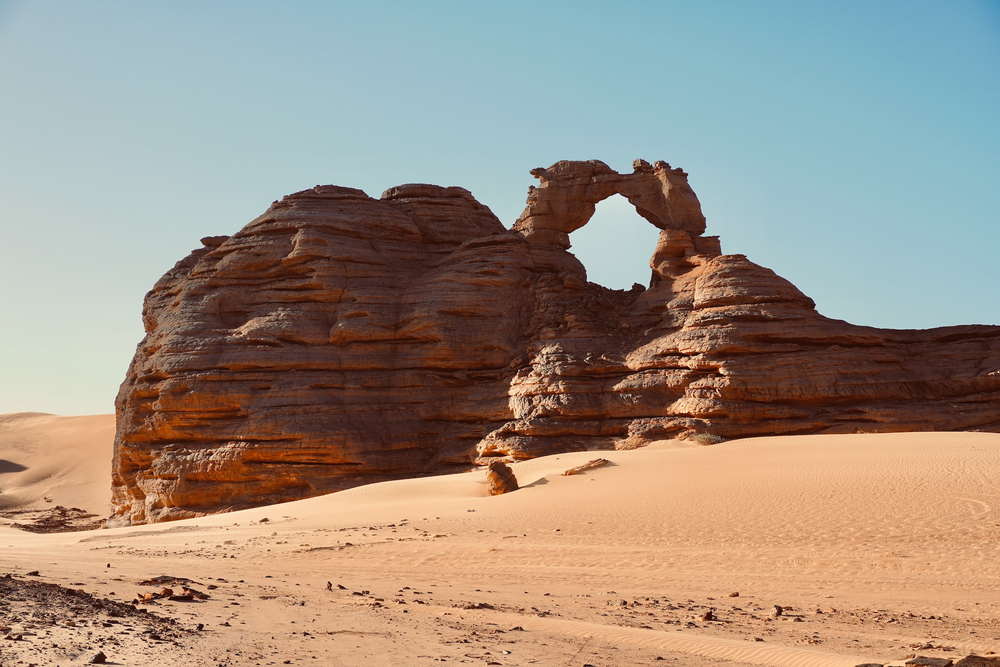
#> input picture lab3/images/test_image.png, 1000 x 667 px, shrunk from 2400 x 1600 before the run
$ python test1.py
#> lines starting #> are read from the running program, lines starting #| are printed output that depends on the picture
"""Function definitions that are used in LSB steganography."""

from matplotlib import pyplot as plt
import numpy as np
import binascii
import cv2 as cv
import math
from scipy.fftpack import dct, idct

plt.rcParams["figure.figsize"] = (18, 10)


def encode_as_binary_array(msg):
    """Encode a message as a binary string."""
    msg = msg.encode("utf-8")
    msg = msg.hex()
    msg = [msg[i:i + 2] for i in range(0, len(msg), 2)]
    msg = ["{:08b}".format(int(el, base=16)) for el in msg]
    return "".join(msg)


def decode_from_binary_array(array):
    """Decode a binary string to utf8."""
    array = [array[i:i+8] for i in range(0, len(array), 8)]
    if len(array[-1]) != 8:
        array[-1] = array[-1] + "0" * (8 - len(array[-1]))
    array = ["{:02x}".format(int(el, 2)) for el in array]
    array = "".join(array)
    result = binascii.unhexlify(array)
    return result.decode("utf-8", errors="replace")


def load_image(path, pad=False):
    """Load an image.
    If pad is set then pad an image to multiple of 8 pixels.
    """
#> called with path = 'images/test_image.png', pad = False
    image = cv.imread(path)
#> image is the input picture: shape (667, 1000, 3); mean B, G, R 130.5, 144.1, 158.3
    image = cv.cvtColor(image, cv.COLOR_BGR2RGB)
    if pad:
        y_pad = 8 - (image.shape[0] % 8)
        x_pad = 8 - (image.shape[1] % 8)
        image = np.pad(
            image, ((0, y_pad), (0, x_pad), (0, 0)), mode='constant'
        )
    return image


def save_image(path, image):
    """Save an image."""
    plt.imsave(path, image)


def clamp(n, minn, maxn):
    """Clamp the n value to be in range (minn, maxn)."""
    return max(min(maxn, n), minn)


def hide_message(image, message, nbits=1):
    """Hide a message in an image (LSB).
    nbits: number of least significant bits
    """
#> called with nbits = 1
    nbits = clamp(nbits, 1, 8)
    shape = image.shape
    image = np.copy(image).flatten()
    if len(message) > len(image) * nbits:
        raise ValueError("Message is too long :(")
    chunks = [message[i:i + nbits] for i in range(0, len(message), nbits)]
    for i, chunk in enumerate(chunks):
        byte = "{:08b}".format(image[i])
        new_byte = byte[:-nbits] + chunk
        image[i] = int(new_byte, 2)
#> this loop made 736 passes
#> (byte, new_byte) on passes 1 to 3: ('10001101', '10001100'), ('10110001', '10110001'), ('11000001', '11000000')
    return image.reshape(shape)
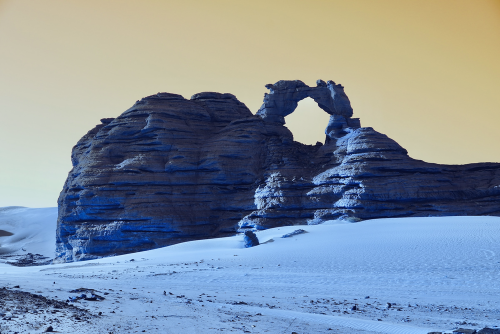
#> returned value: shape (667, 1000, 3) (shown at 1/2 size); mean of channels 0, 1, 2 158.3, 144.1, 130.5; drawn as B, G, R


def reveal_message(image, nbits=1, length=0):
    """Reveal the hidden message.
    nbits: number of least significant bits
    length: length of the message in bits.
    """
#> called with nbits = 1, length = 736
    nbits = clamp(nbits, 1, 8)
    shape = image.shape
    image = np.copy(image).flatten()
    length_in_pixels = math.ceil(length / nbits)
    if len(image) < length_in_pixels or length_in_pixels <= 0:
        length_in_pixels = len(image)
    message = ""
    i = 0
    while i < length_in_pixels:
        byte = "{:08b}".format(image[i])
        message += byte[-nbits:]
        i += 1
#> this loop made 736 passes
#> (byte, message) on passes 1 to 3: ('10001100', '0'), ('10110001', '01'), ('11000000', '010')
#> after the loop, i = 736
    mod = length % -nbits
    if mod != 0:
        message = message[:mod]
    return message

original_image = load_image("images/test_image.png")  # Wczytanie obrazka

# Mnożenie stringów działa jak zwielokratnianie
message = "Czasie największej rozkoszy w życiu mego narodu - od otwarcia sklepów do ich zamknięcia!" * 1

n = 1  # liczba najmłodszych bitów używanych do ukrycia wiadomości

message = encode_as_binary_array(message)  # Zakodowanie wiadomości jako ciąg 0 i 1

image_with_message = hide_message(original_image, message, n)  # Ukrycie wiadomości w obrazku

# Zapisanie obrazka w formacie PNG i JPG
save_image("images/image_with_message.png", image_with_message)
save_image("images/image_with_message.jpg", image_with_message)

# Wczytanie zapisanych obrazków
image_with_message_png = load_image("images/image_with_message.png")
image_with_message_jpg = load_image("images/image_with_message.jpg")

# Odczytanie ukrytej wiadomości z obu wersji
secret_message_png = decode_from_binary_array(
    reveal_message(image_with_message_png, nbits=n, length=len(message))
)
#> in decode_from_binary_array, `array = [array[i:i+8] for i in range(0, len(array), 8)]`: array = 92 items, first 6: '01000011', '01111010', '01100001', '01110011', '01101001', '01100101'
#> in decode_from_binary_array, `array = ["{:02x}".format(int(el, 2)) for el in array]`: array = 92 items, first 6: '43', '7a', '61', '73', '69', '65'
secret_message_jpg = decode_from_binary_array(
    reveal_message(image_with_message_jpg, nbits=n, length=len(message))
)
#> the loop in reveal_message (call 2), `while i < length_in_pixels:` made 736 passes
#> (byte, message) on passes 1 to 3: ('10001101', '1'), ('10110000', '10'), ('11000011', '101')

print(secret_message_png)
#| Czasie największej rozkoszy w życiu mego narodu - od otwarcia sklepów do ich zamknięcia!
print(secret_message_jpg)
#| �*��6�~�`�����������I�m�$�I$�I������$�I$�I$�I�m�I$�I$�$�I$�I$�I�m����I$�I$���mI$�I$

# Wyświetlenie obrazków
f, ar = plt.subplots(2, 2)
ar[0, 0].imshow(original_image)
ar[0, 0].set_title("Original image")

ar[0, 1].imshow(image_with_message)
ar[0, 1].set_title("Image with message")

ar[1, 0].imshow(image_with_message_png)
ar[1, 0].set_title("PNG image")

ar[1, 1].imshow(image_with_message_jpg)
ar[1, 1].set_title("JPG image")

plt.tight_layout()
plt.show()
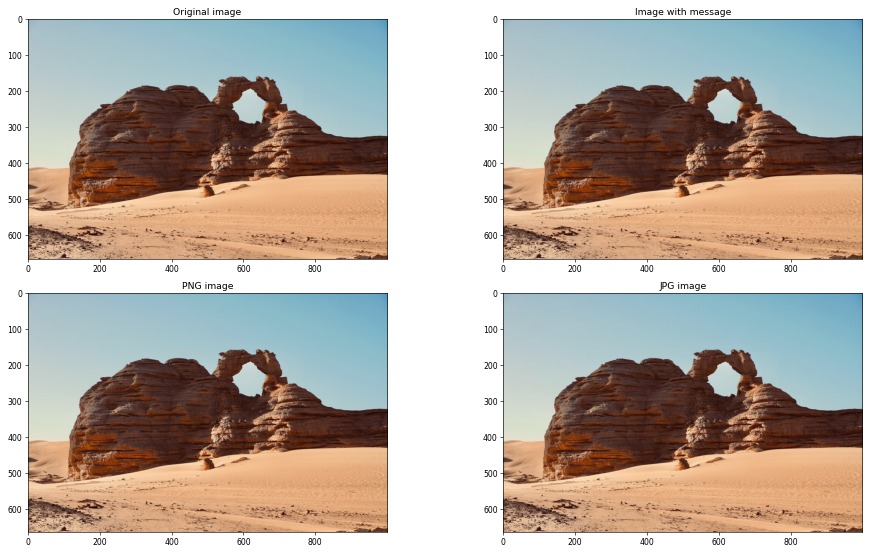
#> figure drawn by matplotlib, 4 panels

QY = np.array([
    [16, 11, 10, 16, 24, 40, 51, 61],
    [12, 12, 14, 19, 26, 48, 60, 55],
    [14, 13, 16, 24, 40, 57, 69, 56],
    [14, 17, 22, 29, 51, 87, 80, 62],
    [18, 22, 37, 56, 68, 109, 103, 77],
    [24, 35, 55, 64, 81, 104, 113, 92],
    [49, 64, 78, 87, 103, 121, 120, 101],
    [72, 92, 95, 98, 112, 100, 103, 99]
], dtype=np.float64)
QY = np.ceil(QY / 2)


def dct2(array):
    """Discrete cosine transform."""
    return dct(dct(array, axis=0, norm='ortho'), axis=1, norm='ortho')


def idct2(array):
    """Inverse discrete cosine transform."""
    return idct(idct(array, axis=0, norm='ortho'), axis=1, norm='ortho')


def split_channel_to_blocks(channel):
    """Splits channel into blocks 8x8"""
    blocks = []
    for i in range(0, channel.shape[0], 8):
        for j in range(0, channel.shape[1], 8):
            blocks.append(channel[i:i + 8, j:j + 8])
    return blocks


def merge_blocks_to_channel(blocks, width):
    """Merge 8x8 blocks into a single channel."""
    step = int(width / 8)
    rows = []
    for i in range(0, len(blocks), step):
        rows.append(np.concatenate(blocks[i:i + step], axis=1))
    channel = np.concatenate(rows, axis=0)
    return channel


def hide_message(blocks, message):
    """Hide a message in blocks."""
    blocks = [b.astype(np.int64) for b in blocks]  # <- zmienione z int32 na int64
    i = 0
    for nb in range(len(blocks)):
        for x, y in [(x, y) for x in range(8) for y in range(8)]:
            value = blocks[nb][x, y]
            if i >= len(message):
                break
            if value == 0 or value == 1:
                continue
            m = message[i]
            i += 1
            v = np.binary_repr(value, width=32)
            new_value = int(v[:-1] + m, 2)  # <- użycie new_value
            blocks[nb][x, y] = new_value   # <- przypisanie new_value
        if i >= len(message):
            break
    if i < len(message):
        print("Could not encode whole message")
    return blocks


def reveal_message(blocks, length=0):
    """Reveal message from blocks."""
    blocks = [b.astype(np.int32) for b in blocks]
    message = ""
    i = 0
    for block in blocks:
        for x, y in [(x, y) for x in range(8) for y in range(8)]:
            value = block[x, y]
            if value == 0 or value == 1:
                continue
            message += np.binary_repr(value, width=32)[-1]
            i += 1
            if i >= length:
                return message
    return message


def y_to_dct_blocks(Y):
    """Convert Y to quantized dct blocks."""
    Y = Y.astype(np.float32)
    blocks = split_channel_to_blocks(Y)
    blocks = [dct2(block) for block in blocks]
    blocks = [np.round(block / QY) for block in blocks]
    return blocks


def dct_blocks_to_y(blocks, image_width):
    """Convert quantized dct blocks to Y."""
    blocks = [block * QY for block in blocks]
    blocks = [idct2(block) for block in blocks]
    Y = merge_blocks_to_channel(blocks, image_width).round()
    return Y


# Wczytanie obrazu i przygotowanie danych
original_image = load_image("images/test_image.png", True)
message = "Ala ma kota"

# Konwersja do YCbCr
image = cv.cvtColor(original_image, cv.COLOR_RGB2YCrCb)
#> image: shape (672, 1008, 3); mean of channels 0, 1, 2 144.5, 136.1, 119

# Podział na kanały
Y = image[:, :, 0]
Cr = image[:, :, 1]
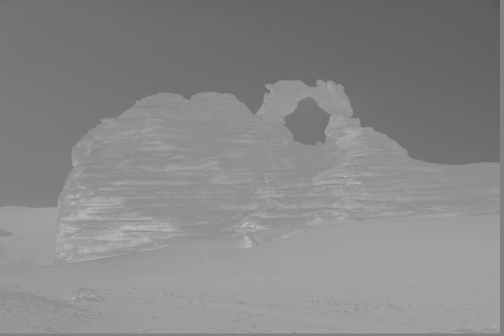
#> Cr: shape (672, 1008) (shown at 1/2 size); min 87, max 191, mean 136.1
Cb = image[:, :, 2]
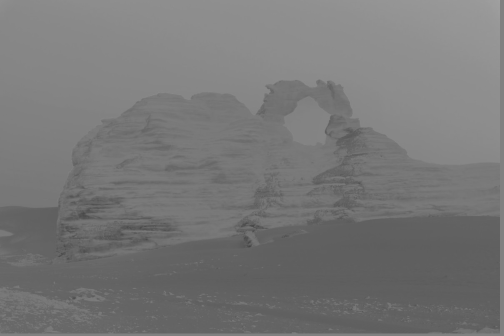
#> Cb: shape (672, 1008) (shown at 1/2 size); min 65, max 161, mean 119

# Konwersja Y na bloki DCT
blocks = y_to_dct_blocks(Y)
#> after the loop in split_channel_to_blocks, `for i in range(0, channel.shape[0], 8):`: blocks = 10584 items
#> blocks = 10584 items

# Ukrycie wiadomości
encoded_msg = encode_as_binary_array(message)
blocks = hide_message(blocks, encoded_msg)
#> the loop in hide_message, `for nb in range(len(blocks)):` made 50 passes
#> after the loop in hide_message, `for nb in range(len(blocks)):`: i = 88

# Odczyt wiadomości z bloków
message_from_dct = reveal_message(blocks, len(encoded_msg))
#> in reveal_message, `blocks = [b.astype(np.int32) for b in blocks]`: blocks = 10584 items
#> the loop in reveal_message, `for block in blocks:` made 50 passes
#> after the loop in reveal_message, `for block in blocks:`: i = 88
print("Message from dct:", decode_from_binary_array(message_from_dct))
#| Message from dct: Ala ma kota

# Odzyskanie kanału Y
Y = dct_blocks_to_y(blocks, image.shape[1])
#> in dct_blocks_to_y, `blocks = [block * QY for block in blocks]`: blocks = 10584 items
#> the loop in merge_blocks_to_channel, `for i in range(0, len(blocks), step):` made 84 passes
#> i on passes 2 to 9: 126, 252, 378, 504, 630, 756, 882, 1008
#> after the loop in merge_blocks_to_channel, `for i in range(0, len(blocks), step):`: rows = 84 items
#> in merge_blocks_to_channel, `channel = np.concatenate(rows, axis=0)`:
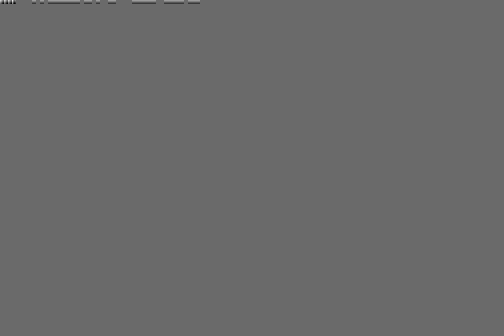
#> channel: shape (672, 1008) float64 (shown at 1/2 size); min -8.94e+09, max 1.24e+10, mean 144.5; drawn with min black and max white

# Połączenie kanałów
image = np.stack([Y, Cr, Cb], axis=2)
#> image: shape (672, 1008, 3) float64; mean of channels 0, 1, 2 144.5, 136.1, 119

# Konwersja do RGB i zapis
image = np.clip(image, 0, 255).astype(np.uint8)
#> image: shape (672, 1008, 3); mean of channels 0, 1, 2 144.4, 136.1, 119
image_with_message = cv.cvtColor(image, cv.COLOR_YCrCb2RGB)
save_image("images/image_with_message2.jpg", image_with_message)

# Wczytanie zapisanego obrazu
loaded_image_with_message = load_image("images/image_with_message2.jpg", True)
#> in load_image (call 5), `image = np.pad( image, ((0, y_pad), (0, x_pad), (0, 0)), mode='constan..`:
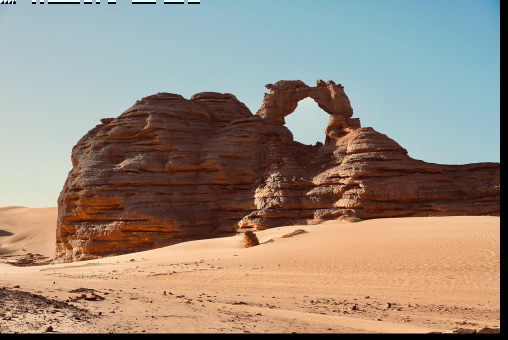
#> image: shape (680, 1016, 3) (shown at 1/2 size); mean R, G, B 152.8, 138.9, 126

# Odczytanie wiadomości z JPEG
loaded_image_with_message = cv.cvtColor(loaded_image_with_message, cv.COLOR_RGB2YCrCb)
#> loaded_image_with_message: shape (680, 1016, 3); mean of channels 0, 1, 2 141.6, 136, 119.2
Y = loaded_image_with_message[:, :, 0]
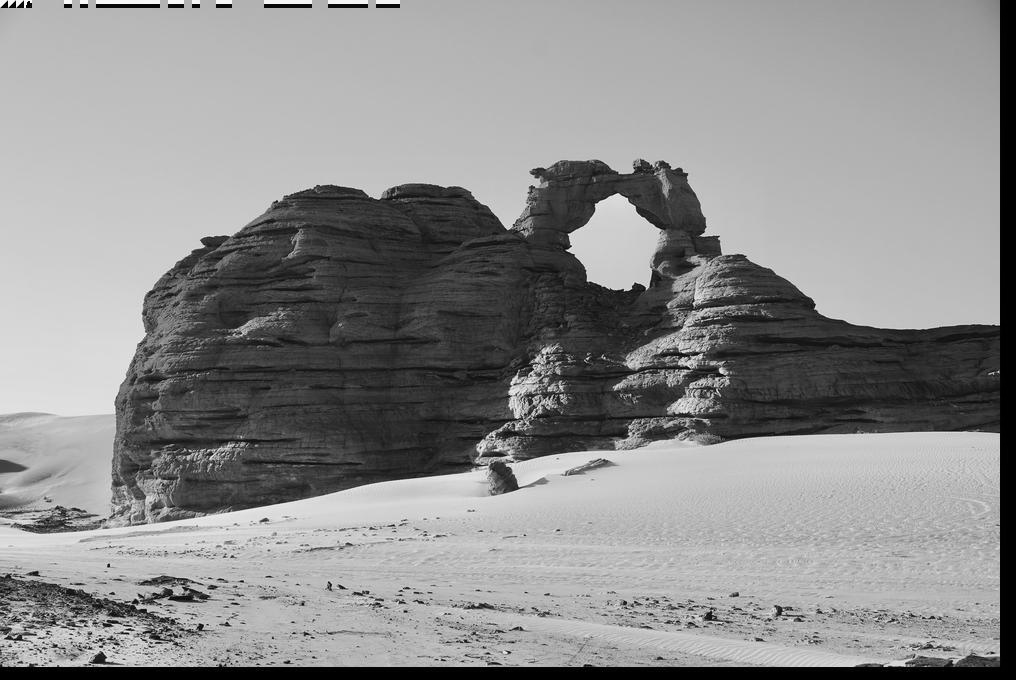
#> Y: shape (680, 1016); min 0, max 254, mean 141.6
blocks = y_to_dct_blocks(Y)
#> blocks = 10795 items
message_from_dct = reveal_message(blocks, len(encoded_msg))
#> the loop in reveal_message, `for block in blocks:` made 4 passes
#> after the loop in reveal_message, `for block in blocks:`: i = 88
print("Message from JPEG file:", decode_from_binary_array(message_from_dct))
#| Message from JPEG file: �}0���/6{u

# Wyświetlenie obrazków
f, ar = plt.subplots(3, dpi=150)
f.tight_layout()
ar[0].imshow(original_image)
ar[0].set_title("Original image")

ar[1].imshow(image_with_message)
ar[1].set_title("Image with message")

ar[2].imshow(loaded_image_with_message)
ar[2].set_title("Image with message loaded from JPEG")

plt.show()

$ run again, with lab3/images/cat.jpg saved as lab3/images/test_image.png
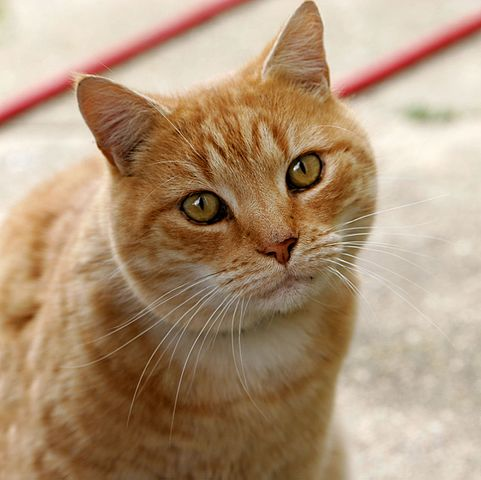
#> input picture lab3/images/cat.jpg, 481 x 480 px
#> in load_image, image is the input picture: shape (480, 481, 3); mean B, G, R 120.7, 148.8, 175.9
#> the loop in hide_message, `for i, chunk in enumerate(chunks):` made 736 passes
#> (byte, new_byte) on passes 1 to 3: ('11010110', '11010110'), ('11010000', '11010001'), ('10101110', '10101110')
#> the loop in reveal_message, `while i < length_in_pixels:` made 736 passes
#> (byte, message) on passes 1 to 3: ('11010110', '0'), ('11010001', '01'), ('10101110', '010')
#> after the loop in reveal_message, `while i < length_in_pixels:`: i = 736
#> in decode_from_binary_array, `array = [array[i:i+8] for i in range(0, len(array), 8)]`: array = 92 items, first 6: '01000011', '01111010', '01100001', '01110011', '01101001', '01100101'
#> in decode_from_binary_array, `array = ["{:02x}".format(int(el, 2)) for el in array]`: array = 92 items, first 6: '43', '7a', '61', '73', '69', '65'
#> the loop in reveal_message (call 2), `while i < length_in_pixels:` made 736 passes
#> (byte, message) on passes 1 to 3: ('11011000', '0'), ('11001111', '01'), ('10110000', '010')
#| Czasie największej rozkoszy w życiu mego narodu - od otwarcia sklepów do ich zamknięcia!
#| Jݛo��N�m�IZ���mI%mV�j���nH��䷀?��������~�����ěx�^ yW�I�A��*����5D
#> `Cb = image[:, :, 2]`:
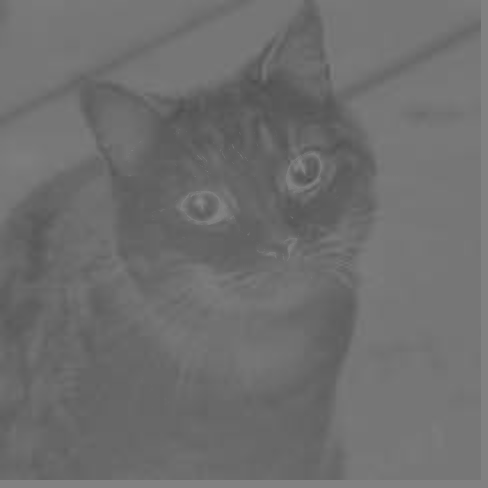
#> Cb: shape (488, 488); min 79, max 134, mean 110
#> after the loop in split_channel_to_blocks, `for i in range(0, channel.shape[0], 8):`: blocks = 3721 items
#> the loop in hide_message, `for nb in range(len(blocks)):` made 30 passes
#> after the loop in hide_message, `for nb in range(len(blocks)):`: i = 88
#> in reveal_message, `blocks = [b.astype(np.int32) for b in blocks]`: blocks = 3721 items
#> the loop in reveal_message, `for block in blocks:` made 30 passes
#> after the loop in reveal_message, `for block in blocks:`: i = 88
#| Message from dct: Ala ma kota
#> in dct_blocks_to_y, `blocks = [block * QY for block in blocks]`: blocks = 3721 items
#> the loop in merge_blocks_to_channel, `for i in range(0, len(blocks), step):` made 61 passes
#> i on passes 2 to 9: 61, 122, 183, 244, 305, 366, 427, 488
#> after the loop in merge_blocks_to_channel, `for i in range(0, len(blocks), step):`: rows = 61 items
#> loaded_image_with_message: shape (496, 496, 3); mean of channels 0, 1, 2 143.9, 142.8, 110.6
#> `Y = loaded_image_with_message[:, :, 0]`:
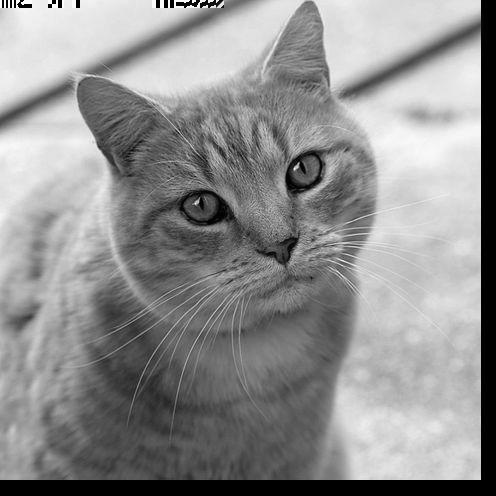
#> Y: shape (496, 496); min 0, max 254, mean 143.9
#> `blocks = y_to_dct_blocks(Y)`: blocks = 3844 items
#> the loop in reveal_message, `for block in blocks:` made 16 passes
#> after the loop in reveal_message, `for block in blocks:`: i = 88
#| Message from JPEG file: +�E_g��̩h�
